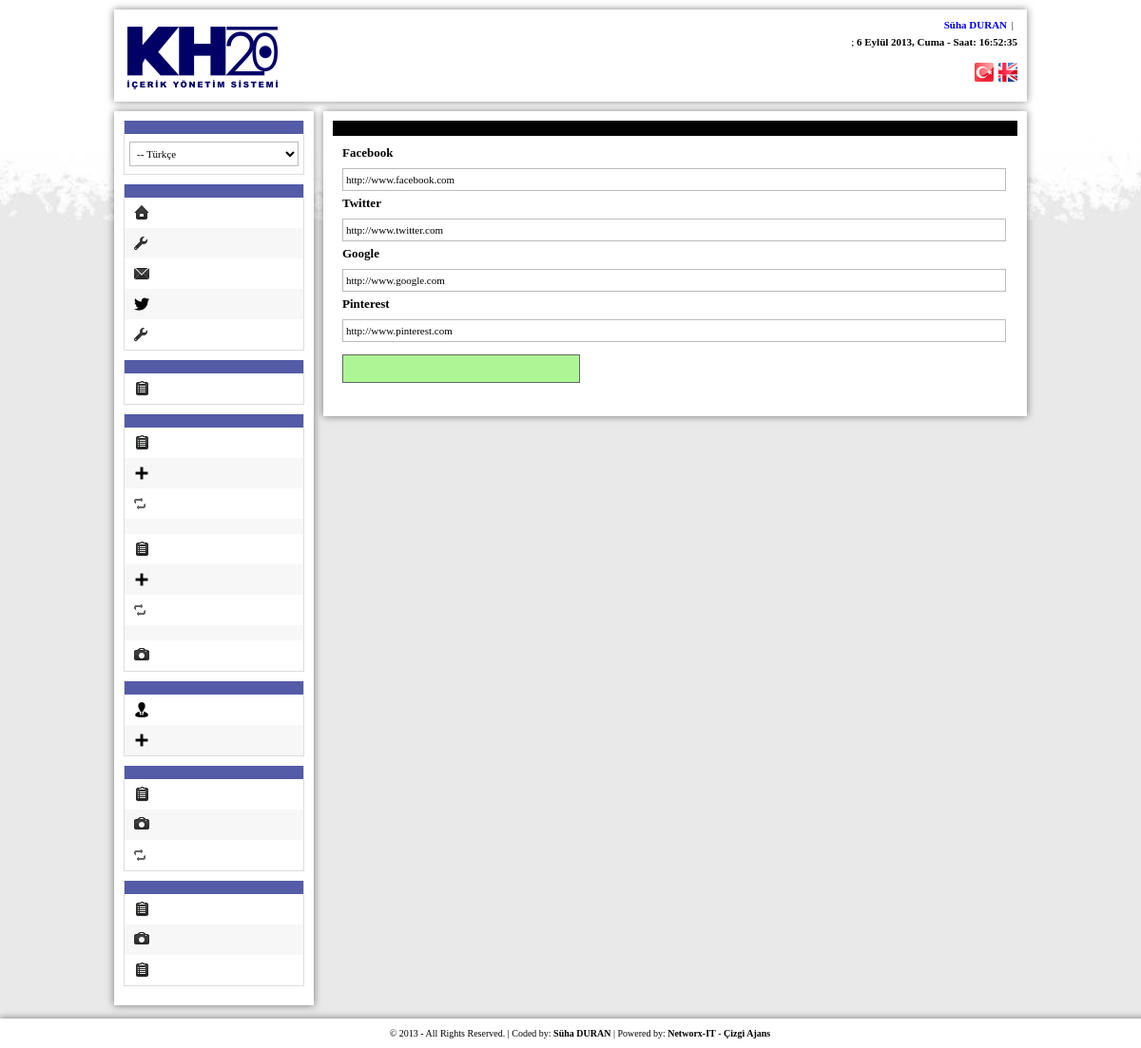
Screenshot of /admin/index.php?zone=sitesettings&do=social (signed in) with the database file from the repository.
### tables this page shows
CREATE TABLE IF NOT EXISTS `socialnetwork` (
  `Facebook` varchar(255) NOT NULL,
  `Twitter` varchar(255) NOT NULL,
  `Google` varchar(255) NOT NULL,
  `Pinterest` varchar(255) NOT NULL
);

### config/functions.php (called while the page is built, shortened)
<?php
	function sorgula($command){
		return mysql_query($command);
	}
	function gelen($command){
		return mysql_fetch_array($command);
	}
	function get($par){
		return strip_tags(trim(addslashes($_GET[$par])));
	}
	function session($par){
		if ($_SESSION[$par]) {
			return $_SESSION[$par];
		}else{
			return false;
		}
	}
?>

### config/system.php (called while the page is built, shortened)
<?php
	require_once("functions.php");
	function turkcetarih($f, $zt = 'now'){
		$z = date("$f", strtotime($zt));
		$donustur = array(
			'Monday'	=> 'Pazartesi',
			'Tuesday'	=> 'Salı',
			'Wednesday'	=> 'Çarşamba',
			'Thursday'	=> 'Perşembe',
			'Friday'	=> 'Cuma',
			'Saturday'	=> 'Cumartesi',
			'Sunday'	=> 'Pazar',
			'January'	=> 'Ocak',
			'February'	=> 'Şubat',
			'March'		=> 'Mart',
			'April'		=> 'Nisan',
			'May'		=> 'Mayıs',
			'June'		=> 'Haziran',
			'July'		=> 'Temmuz',
			'August'	=> 'Ağustos',
			'September'	=> 'Eylül',
			'October'	=> 'Ekim',
			'November'	=> 'Kasım',
			'December'	=> 'Aralık',
			'Mon'		=> 'Pts',
			'Tue'		=> 'Sal',
			'Wed'		=> 'Çar',
			'Thu'		=> 'Per',
			'Fri'		=> 'Cum',
			'Sat'		=> 'Cts',
			'Sun'		=> 'Paz',
			'Jan'		=> 'Oca',
			'Feb'		=> 'Şub',
			'Mar'		=> 'Mar',
			'Apr'		=> 'Nis',
			'Jun'		=> 'Haz',
			'Jul'		=> 'Tem',
			'Aug'		=> 'Ağu',
			'Sep'		=> 'Eyl',
			'Oct'		=> 'Eki',
			'Nov'		=> 'Kas',
			'Dec'		=> 'Ara',
		);
		foreach($donustur as $en => $tr){
			$z = str_replace($en, $tr, $z);
		}
		return $z;
	}
?>

### admin/index.php (the view, shortened to what this page needs)
<?php
	require_once("../config/system.php");
?>
<!DOCTYPE html PUBLIC "-//W3C//DTD XHTML 1.0 Transitional//EN" "http://www.w3.org/TR/xhtml1/DTD/xhtml1-transitional.dtd">
<html xmlns="http://www.w3.org/1999/xhtml" xml:lang="en">
<head>
	<link rel="stylesheet" href="_css/admin.css" />
	<link rel="stylesheet" href="_css/pass.css" />
	<link rel="stylesheet" href="http://code.jquery.com/ui/1.10.3/themes/smoothness/jquery-ui.css" />
	<link rel="stylesheet" href="_css/jquery.Jcrop.min.css" media="screen" type="text/css" />
</head>
<body>
	<div id="Genel">
		<div id="Header">
			<div id="Logo">
				<a href="index.php"><img src="_images/logo.png" alt="" /></a>
			</div>
			<div id="UserTools">
				<span> <strong><a href='?do=edituser&name=<?php echo session("UserName") ?>'><?php echo session("UserFullName") ?></strong> | <a href="?do=logout" class="logout"></a></span>
				<span><?php echo $adminlang["LastLogin"];?>; <strong><?php echo turkcetarih('j F Y, l',substr(session("UserLastLogin"), 0, 10))." - Saat: ".substr(session("UserLastLogin"), 11, 8); ?></strong></span>
				<div id="PanelLanguages">
					<a href="?zone=mainsettings&do=changelang&lang=tr"><img src='<?php echo URL."_uploads/flags/tr.png"; ?>' alt="" /></a><a href="?zone=mainsettings&do=changelang&lang=en"><img src='<?php echo URL."_uploads/flags/en.png"; ?>' alt="" /></a>
				</div>
			</div>
		</div>
		<div id="Contents">
			<div id="LeftSide">
				<div class="Menu">
					<h2><?php echo $adminlang["SiteMainLanguage"];?></h2>
					<ul>
						<li class="b1">
							<select id="SiteMainLanguage" name="Language" style="margin-bottom: 0; width: 97%;">
								<?php
										$sorgu = sorgula("SELECT * FROM languages WHERE LangStatus = 1");
										if(mysql_affected_rows()){
											while($gelendilcik = gelen($sorgu)){
								?>
								<option value='<?php echo $gelendilcik["LangID"];?>' <?php if(session("SML") == $gelendilcik["LangShortName"]){ echo selected; } ?>>-- <?php echo $gelendilcik["LangName"];?></option>
								<?php
											}
										}
								 ?>
							</select>
						</li>
					</ul>
				</div>
				<div class="Menu">
					<h2><?php echo $adminlang["SiteSettingsMainTitle"];?></h2>
					<ul>
						<li class="b1"><a class="icon view" href="<?php echo URL; ?>" target="_blank"><?php echo $adminlang["ViewSite"];?></a></li>
						<li class="b2"><a class="icon settings" href="?zone=sitesettings&do=settings"><?php echo $adminlang["SiteSettings"];?></a></li>
						<li class="b1"><a class="icon mail" href="?zone=sitesettings&do=emailsettings"><?php echo $adminlang["EMailSettings"];?></a></li>
						<li class="b2"><a class="icon social" href="?zone=sitesettings&do=social"><?php echo $adminlang["SocialNetworkSettings"];?></a></li>
						<li class="b1"><a class="icon settings" href="?zone=sitesettings&do=othersettings"><?php echo $adminlang["OtherSettings"];?></a></li>
					</ul>
				</div>
				<div class="Menu">
					<h2><?php echo $adminlang["LanguageManagementMainTitle"];?></h2>
					<ul>
						<li class="b1"><a class="icon list" href="?zone=languagemanagement&do=showlanguages"><?php echo $adminlang["ShowLanguages"];?></a></li>
					</ul>
				</div>
				<div class="Menu">
					<h2><?php echo $adminlang["PageManagementMainTitle"];?></h2>
					<ul>
						<li class="b1"><a class="icon list" href="?zone=pagemanagement&do=showpages"><?php echo $adminlang["ShowPages"];?></a></li>
						<li class="b2"><a class="icon plus" href="?zone=pagemanagement&do=addnewpage"><?php echo $adminlang["AddNewPage"];?></a></li>
						<li class="b1"><a class="icon refresh" href="?zone=pagemanagement&do=sortpages"><?php echo $adminlang["SortPages"];?></a></li>
						<li class="b2"></li>
						<li class="b1"><a class="icon list" href="?zone=pagemanagement&do=showsubpages"><?php echo $adminlang["ShowSubPages"];?></a></li>
						<li class="b2"><a class="icon plus" href="?zone=pagemanagement&do=addnewsubpage"><?php echo $adminlang["AddNewSubPage"];?></a></li>
						<li class="b1"><a class="icon refresh" href="?zone=pagemanagement&do=sortsubpages"><?php echo $adminlang["SortSubPages"];?></a></li>
						<li class="b2"></li>
						<li class="b1"><a class="icon photo" href="?zone=pagemanagement&do=addpagephotos"><?php echo $adminlang["AddPagePhotos"];?></a></li>
					</ul>
				</div>
				<div class="Menu">
					<h2><?php echo $adminlang["UserManagementMainTitle"];?></h2>
					<ul>
						<li class="b1"><a class="icon user" href="?zone=usermanagement&do=showallusers"><?php echo $adminlang["ShowAllUsers"];?></a></li>
						<li class="b2"><a class="icon plus" href="?zone=usermanagement&do=addnewuser"><?php echo $adminlang["AddNewUser"];?></a></li>
					</ul>
				</div>
				<div class="Menu">
					<h2><?php echo $adminlang["SlideManagementMainTitle"];?></h2>
					<ul>
						<li class="b1"><a class="icon list" href="?zone=slidemanagement&do=showslides"><?php echo $adminlang["ShowSlides"];?></a></li>
						<li class="b2"><a class="icon photo" href="?zone=slidemanagement&do=addnewslide"><?php echo $adminlang["AddNewSlide"];?></a></li>
						<li class="b1"><a class="icon refresh" href="?zone=slidemanagement&do=sortslides"><?php echo $adminlang["SortSlides"];?></a></li>
					</ul>
				</div>
				<div class="Menu">
					<h2><?php echo $adminlang["PhotoGalleryManagementMainTitle"];?></h2>
					<ul>
						<li class="b1"><a class="icon list" href="?zone=photogallerymanagement&do=showphotos"><?php echo $adminlang["ShowPhotos"];?></a></li>
						<li class="b2"><a class="icon photo" href="?do=photogallerymanagement&do=addnewphoto"><?php echo $adminlang["AddNewPhotos"];?></a></li>
						<li class="b1"><a class="icon list" href="?do=photogallerymanagement&do=addnewcategory"><?php echo $adminlang["AddNewCategory"];?></a></li>
					</ul>
				</div>
			</div>
			<div id="RightSide">
				<?php
					$zone = get("zone");
					$do = get("do");
					if(file_exists("_includes/{$zone}") && $do){
						require("_includes/{$zone}/{$do}.php");
					}else{
						require("_includes/main.php");
					}
				?>
			</div>
		</div>
	</div>
		<div id="Footer">
			&#169; 2013 - All Rights Reserved. | Coded by: <a href="http://www.suhaduran.com" target="_blank" title="Coded by Süha DURAN">Süha DURAN</a> | Powered by: <a href="http://www.networx-it.com" target="_blank" title="Powered by Networx-IT">Networx-IT</a> - <a href="http://www.cizgiajans.com" target="_blank" title="Powered by Çizgi Ajans">Çizgi Ajans</a>
		</div>
</body>
</html>

### admin/_includes/sitesettings/social.php (shortened to what this page needs)
<?php
	$sorgu = sorgula("SELECT * FROM socialnetwork");
	$gelen = gelen($sorgu);
?>
<h2 class="title"><?php echo $adminlang["SocialNetworkPageTitle"];?></h2>
<div class="main">
	<form id="SocialNetworkForm" action="" method="post" onsubmit="return false">
		<p><strong>Facebook</strong></p>
		<input type="text" name="Facebook" id="Facebook" value="<?php echo $gelen["Facebook"]; ?>">
		<p><strong>Twitter</strong></p>
		<input type="text" name="Twitter" id="Twitter" value="<?php echo $gelen["Twitter"]; ?>">
		<p><strong>Google</strong></p>
		<input type="text" name="Google" id="Google" value="<?php echo $gelen["Google"]; ?>">
		<p><strong>Pinterest</strong></p>
		<input type="text" name="Pinterest" id="Pinterest" value="<?php echo $gelen["Pinterest"]; ?>">
		<input type="submit" id="SocialNetworkSubmit" value='<?php echo $adminlang["Save"];?>' class="okay">
	</form>
</div>

### admin/_css/admin.css (style rules this page uses)
table, tr, td, ul, ol, li, h1, h2, h3, h4, h5, h6, p, form, input, textarea, select, img { padding: 0; margin: 0; border: 0; }
li { list-style: none; }
a { text-decoration: none; }
body { background: #fff url('../_images/background.jpg') repeat fixed top left; margin: 0 auto; font: 13px 'Tahoma'; }
#Genel { width: 960px; margin: auto; min-height: 500px; }
#Header { width: 940px; padding: 10px; -pie-box-shadow: 0px 0px 8px #7F7F7F; -moz-box-shadow: 0px 0px 8px rgba(0, 0, 0, 0.5); -webkit-box-shadow: 0px 0px 8px -1px rgba(0, 0, 0, 0.5); box-shadow: 0px 0px 8px rgba(0, 0, 0, 0.5); margin-top: 10px; }
#Logo { width: 166px; height: 112px; float: left; margin-left: 0px; margin-bottom: -20px; margin-top: -15px; }
#UserTools { float:right; text-align: right; }
#UserTools span { font-size: 11px; display: block; margin-bottom: 6px; }
#UserTools span a { padding: 2px; }
#PanelLanguages { float: right; display: block; margin-top: 10px; }
#PanelLanguages a { margin-left: 5px; }
#Contents { width: 960px; margin-bottom: 45px; }
#LeftSide { width: 190px; padding: 10px; float: left; -pie-box-shadow: 0px 0px 8px #7F7F7F; -moz-box-shadow: 0px 0px 8px rgba(0, 0, 0, 0.5); -webkit-box-shadow: 0px 0px 8px -1px rgba(0, 0, 0, 0.5); box-shadow: 0px 0px 8px rgba(0, 0, 0, 0.5); margin-top: 10px; background-color: #fff; }
.Menu { border: 1px solid #ddd; border-top: none; margin-bottom: 10px; }
.Menu h2 { padding: 7px; color: #fff; font-size: 13px; cursor: pointer; background-color: #545ba7 }
.Menu ul li { padding: 8px 0 8px 5px; }
.Menu ul li a { margin-left: 5px; font-size: 11px; color: #000; }
.Menu ul li .icon { padding: 2px 0 2px 26px; }
.Menu ul li .photo { background: url(../_images/icon/i_photo.png) no-repeat center left; }
.Menu ul li .plus { background: url(../_images/myicons/plus.png) no-repeat center left; }
.Menu ul li .user { background: url(../_images/myicons/user.png) no-repeat center left; }
.Menu ul li .list { background: url(../_images/icon/i_report.png) no-repeat center left; }
.Menu ul li .social { background: url(../_images/icon/i_twitter.png) no-repeat center left; }
.Menu ul li .mail { background: url(../_images/icon/i_contact.png) no-repeat center left; }
.Menu ul li .refresh { background: url(../_images/icons/refresh.png) no-repeat center left; }
.Menu ul li .settings { background: url(../_images/icon/i_config.png) no-repeat center left; }
.Menu ul li .view { background: url(../_images/icon/i_view_page.png) no-repeat center left; }
.b1 { background-color: #fff; }
.b2 { background-color: #f7f7f7; }
#RightSide { width: 720px; padding: 10px; float: left; background-color: #fff; margin-top: 10px; margin-left: 10px; -pie-box-shadow: 0px 0px 8px #7F7F7F; -moz-box-shadow: 0px 0px 8px rgba(0, 0, 0, 0.5); -webkit-box-shadow: 0px 0px 8px -1px rgba(0, 0, 0, 0.5); box-shadow: 0px 0px 8px rgba(0, 0, 0, 0.5); }
h2.title { display: block; padding: 8px; color: #fff; font-size: 13px; background-color: #000; color: #fff; }
.main { padding: 10px; }
.main p { text-align: justify; margin-bottom: 8px; }
form { margin-bottom: 10px; }
form input, form textarea { background-color: #fff; border: 1px solid #bbb; font-size: 11px; font-family: Tahoma; padding: 5px 3px; display: block; margin-bottom: 5px; margin-top: 5px; width: 690px; }
form input[type="submit"] { width: 250px; padding: 8px 5px; cursor: pointer; font-weight: bold; }
.okay { background-color: #aef695; color: #000; border: 1px solid #666; display: inline }
select { background-color: #fff; border: 1px solid #bbb; font-size: 11px; font-family: Tahoma; padding: 5px 3px; margin-bottom: 10px; margin-top: 0px; }
#Footer { padding: 10px; -pie-box-shadow: 0px 0px 8px #7F7F7F; -moz-box-shadow: 0px 0px 8px rgba(0, 0, 0, 0.5); -webkit-box-shadow: 0px 0px 8px -1px rgba(0, 0, 0, 0.5); box-shadow: 0px 0px 8px rgba(0, 0, 0, 0.5); background-color: #fff; text-align: center; font-size: 10px; bottom: 0; position: fixed; width: 100%; }
#Footer a { font-weight: bold; color: #000; }

### rows the page displays
socialnetwork: Facebook "http://www.facebook.com", Twitter "http://www.twitter.com", Google "http://www.google.com", Pinterest "http://www.pinterest.com"

### other values shown
session("UserFullName") "Süha DURAN"
turkcetarih('j F Y, l',substr(session("UserLastLogin"), 0, 10)) "6 Eylül 2013, Cuma"
substr(session("UserLastLogin"), 11, 8) "16:52:35"
